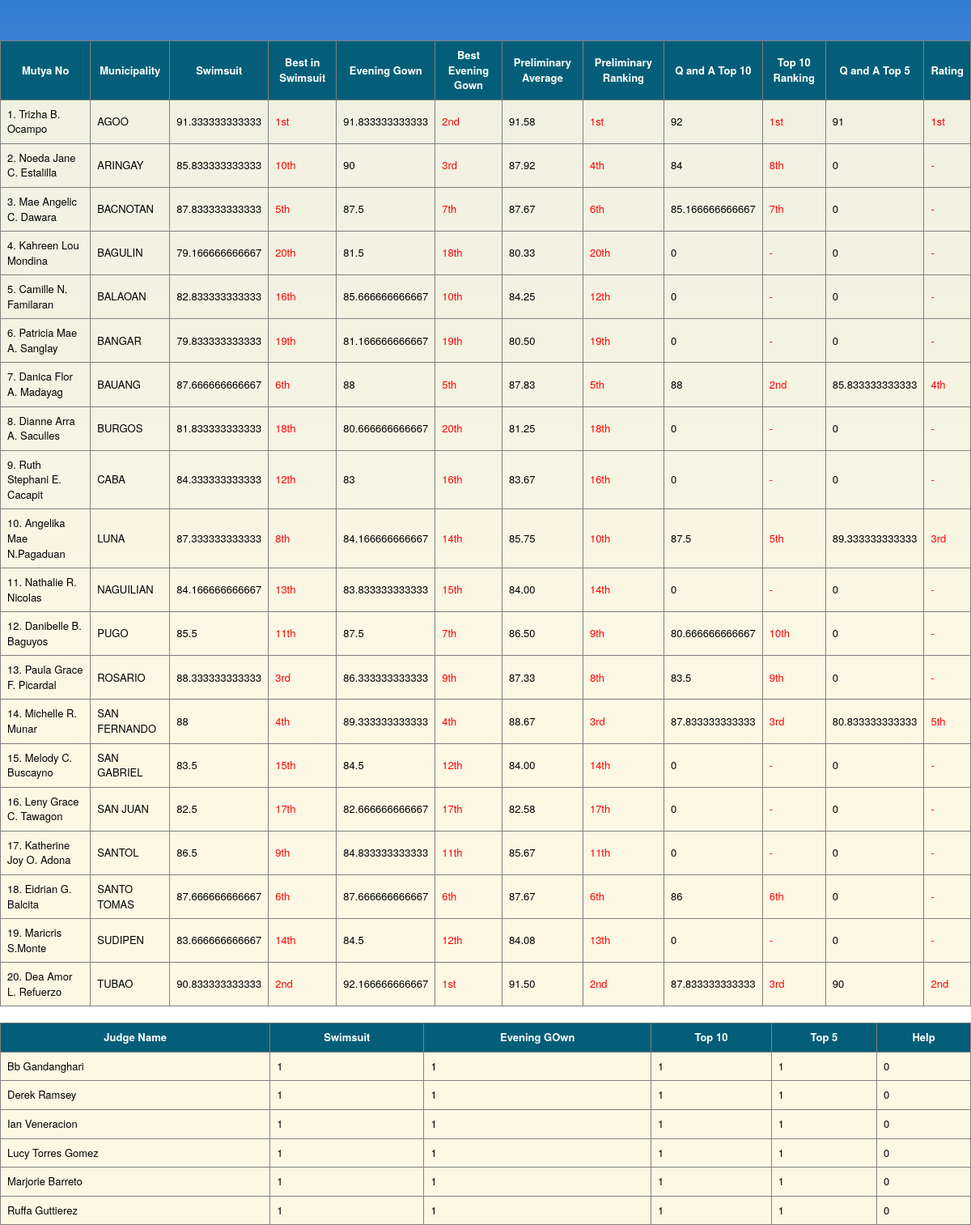
/tally.php, run on the app's committed database.
### tables this page shows
CREATE TABLE `tblcandidate` (
  `pk_number` int(11) NOT NULL,
  `name` varchar(45) NOT NULL,
  `municipality` varchar(45) NOT NULL,
  `age` int(11) NOT NULL,
  `stat` varchar(45) NOT NULL,
  `prof_image` varchar(45) DEFAULT NULL,
  `nick` varchar(45) DEFAULT NULL,
  PRIMARY KEY (`pk_number`)
);

CREATE TABLE `tbljudge` (
  `pk_username` varchar(45) NOT NULL,
  `name` varchar(45) NOT NULL,
  `password` varchar(45) NOT NULL,
  `help` int(11) DEFAULT '0',
  PRIMARY KEY (`pk_username`),
  UNIQUE KEY `username_UNIQUE` (`name`)
);

### tally.php (the view, shortened to what this page needs)
<!DOCTYPE html>
<html lang="en">
  <head>
    <link href="css/bootstrap.min.css" rel="stylesheet" />
    <link href="css/index.css" rel="stylesheet" type="text/css" />
    <link href="css/ie10-viewport-bug-workaround.css" rel="stylesheet" />
    <link href="css/dashboard.css" rel="stylesheet" />
<?php
	  global $DB_HOST, $DB_USER,$DB_PASS, $BD_TABLE;
    $con=mysqli_connect($DB_HOST,$DB_USER,$DB_PASS,$BD_TABLE);
?>
  </head>
	<body>
			<div class="test">
			<table border="1" width="100%">
				<tr>
					<th>Mutya No 				</th>
					<th> Municipality 			</th>
					<th> Swimsuit 				</th>
					<th> Best in Swimsuit 		</th>
					<th> Evening Gown 			</th>
					<th> Best Evening Gown 		</th>
					<th> Preliminary Average 	</th>
					<th> Preliminary Ranking 	</th>
					<th> Q and A Top 10 		</th>
					<th> Top 10 Ranking 		</th>
					<th> Q and A Top 5 			</th>
					<th> Rating </th>
				</tr>
				<?php
					$sql="SELECT sum(score)as score,sum(score)as average,pk_number FROM tblscore JOIN tblcandidate on tblscore.fk_tblcandidate_pknumber = tblcandidate.pk_number
						wHERE  fk_category_pkcategory = 'Swimsuit'
						group by pk_number ORDER BY average DESC";
					$rankswimsuit=makeArrayRank($sql);
					$sql="SELECT sum(score)as score,sum(score)as average,pk_number FROM tblscore JOIN tblcandidate on tblscore.fk_tblcandidate_pknumber = tblcandidate.pk_number
						wHERE  fk_category_pkcategory = 'Evening Gown'
						group by pk_number ORDER BY average DESC";
					$rankGown=makeArrayRank($sql);
					$sql="SELECT sum(score)as score,sum(score)as average,pk_number FROM tblscore JOIN tblcandidate on tblscore.fk_tblcandidate_pknumber = tblcandidate.pk_number
						wHERE (fk_category_pkcategory = 'Casual Interview'  OR fk_category_pkcategory = 'Swimsuit' OR fk_category_pkcategory = 'Evening Gown')
						group by pk_number ORDER BY average DESC";
					$rankPrelim=makeArrayRank($sql);
					$sql="SELECT sum(score)as score,sum(score)as average,pk_number FROM tblscore JOIN tblcandidate on tblscore.fk_tblcandidate_pknumber = tblcandidate.pk_number
						wHERE fk_category_pkcategory = 'Casual Interview Semi'
						group by pk_number ORDER BY average DESC";
					$rankTop10=makeArrayRank($sql);
					$sql="SELECT sum(score)as score,sum(score)as average,pk_number FROM tblscore JOIN tblcandidate on tblscore.fk_tblcandidate_pknumber = tblcandidate.pk_number
						wHERE fk_category_pkcategory = 'Casual Interview Final'
						group by pk_number ORDER BY average DESC";
					$rankTop5=makeArrayRank($sql);
					$sql="select * from tblcandidate";
					$result=mysqli_query($con,$sql);
					while ($resultset = mysqli_fetch_array($result))
					{
						$swimsuit=swimsuitCategory($resultset['pk_number']);
						$eveningGown=eveningGownCategory($resultset['pk_number']);
						$top10=top10($resultset['pk_number']);
						$top5=top5($resultset['pk_number']);
			if (isset($rankTop10[$resultset['pk_number']]))
						{
							$rank1andatop10=ordinal($rankTop10[$resultset['pk_number']]);
						}
					else
					{
						$rank1andatop10=" - ";
					}
				if (isset($rankTop5[$resultset['pk_number']]))
						{
							$rank1andatop5=ordinal($rankTop5[$resultset['pk_number']]);
						}
					else
					{
						$rank1andatop5=" - ";
					}
				if (isset($rankswimsuit[$resultset['pk_number']]))
						{
							$rankswimsuits=ordinal($rankswimsuit[$resultset['pk_number']]);
						}
					else
					{
						$rankswimsuits=" - ";
					}
				if (isset($rankGown[$resultset['pk_number']]))
						{
							$rankgowns=ordinal($rankGown[$resultset['pk_number']]);
						}
					else
					{
						$rankgowns=" - ";
					}
				if (isset($rankPrelim[$resultset['pk_number']]))
						{
							$rankprelims=ordinal($rankPrelim[$resultset['pk_number']]);
						}
					else
					{
						$rankprelims=" - ";
					}
						echo "
								<tr>
									<td>".$resultset['pk_number'].". ".$resultset['name']."
									</td>
									<td>".$resultset['municipality']."
									</td>
									<td>".($swimsuit/6)."
									</td>
									<td>
									<font color='red'>".$rankswimsuits."</font>
									</td>
									<td>".($eveningGown/6)."
									</td>
									<td>
									<font color='red'>".$rankgowns."</font>
									</td>
									<td>".number_format((($eveningGown+$swimsuit)/2)/6,2)."
									</td>
									<td>
										<font color='red'>".$rankprelims."</font>
									</td>
									<td>".($top10/6)."
									</td>
									<td>
										<font color='red'>".$rank1andatop10."</font>
									</td>
									<td>".($top5/6)."
									</td>
									<td>
										<font color='red'>".$rank1andatop5."</font>
									</td>
								</tr>
						";
					}
				?>
				</table>
				<br>
				<table border="1" width="100%">
				<tr>
					<th>
					Judge Name
					</th>
					<th>
					Swimsuit
					</th>
					<th>
					Evening GOwn
					</th>
					<th>
					Top 10
					</th>
					<th>
					Top 5
					</th>
					<th>
					Help
					</th>
				</tr>
				<?php
						$sql="SELECT * FROM tbljudge";
						$result=mysqli_query($con,$sql);
						while ($resultset=mysqli_fetch_array($result))
						{
							echo "
									<tr>
									<td>
										".$resultset['name']."
									</td>
									<td>
										".getJudgeScore($resultset['pk_username'],'Swimsuit')."
									</td>
									<td>
										".getJudgeScore($resultset['pk_username'],'Evening Gown')."
									</td>
									<td>
										".getJudgeScore($resultset['pk_username'],'Casual Interview Semi')."
									</td>
									<td>
										".getJudgeScore($resultset['pk_username'],'Casual Interview Final')."
									</td>
									<td>
										".helpMe($resultset['pk_username'])."
									</td>
									</tr>
							";
						}
				?>
				</table>
</div>
	</body>
	<?php
		function swimsuitCategory($candidateNo)
		{
			global $DB_HOST, $DB_USER,$DB_PASS, $BD_TABLE,$con;
			$con=mysqli_connect($DB_HOST,$DB_USER,$DB_PASS,$BD_TABLE);
			$sql="SELECT sum(score) as score FROM tblscore WHERE fk_category_pkcategory = 'Swimsuit' AND fk_tblcandidate_pknumber = ".$candidateNo." ";
			$result=mysqli_query($con,$sql);
			if($result)
			{
				$recordResult = mysqli_fetch_row($result);
				return $recordResult[0];
			}
			else
			{
				return "-";
			}
		}
		function eveningGownCategory($candidateNo)
		{
			global $DB_HOST, $DB_USER,$DB_PASS, $BD_TABLE,$con;
			$con=mysqli_connect($DB_HOST,$DB_USER,$DB_PASS,$BD_TABLE);
			$sql="SELECT sum(score) as score FROM tblscore WHERE fk_category_pkcategory = 'Evening Gown' AND fk_tblcandidate_pknumber = ".$candidateNo." ";
			$result=mysqli_query($con,$sql);
			if($result)
			{
				$recordResult = mysqli_fetch_row($result);
				return $recordResult[0];
			}
			else
			{
				return "-";
			}
		}
		function top10($candidateNo)
		{
			global $DB_HOST, $DB_USER,$DB_PASS, $BD_TABLE,$con;
			$con=mysqli_connect($DB_HOST,$DB_USER,$DB_PASS,$BD_TABLE);
			$sql="SELECT sum(score) as score FROM tblscore WHERE fk_category_pkcategory = 'Casual Interview Semi' AND fk_tblcandidate_pknumber = ".$candidateNo." ";
			$result=mysqli_query($con,$sql);
			if($result)
			{
				$recordResult = mysqli_fetch_row($result);
				return $recordResult[0];
			}
			else
			{
				return "-";
			}
		}
		function top5($candidateNo)
		{
			global $DB_HOST, $DB_USER,$DB_PASS, $BD_TABLE,$con;
			$con=mysqli_connect($DB_HOST,$DB_USER,$DB_PASS,$BD_TABLE);
			$sql="SELECT sum(score) as score FROM tblscore WHERE fk_category_pkcategory = 'Casual Interview Final' AND fk_tblcandidate_pknumber = ".$candidateNo." ";
			$result=mysqli_query($con,$sql);
			if($result)
			{
				$recordResult = mysqli_fetch_row($result);
				return $recordResult[0];
			}
			else
			{
				return "-";
			}
		}
		function makeArrayRank($sql)
		{
	  		global $DB_HOST, $DB_USER,$DB_PASS, $BD_TABLE,$con;
    		$conection=mysqli_connect($DB_HOST,$DB_USER,$DB_PASS,$BD_TABLE);
				$result=mysqli_query($conection,$sql);
				$counterA=1;
				while($resultSet=mysqli_fetch_array($result))
				{
						if ($counterA==1)
						{
								$holdme=$resultSet['pk_number'];
								$rank[$resultSet['pk_number']]=1;
						}
						else
						{
								if ($rankHolder==$resultSet['score'])
								{
										$rank[$resultSet['pk_number']]=$rank[$holdme];
										$holdme=$resultSet['pk_number'];
								}
								else
								{
										$rank[$resultSet['pk_number']]=$counterA;
										$holdme=$resultSet['pk_number'];
								}
						}
						$counterA++;
						$rankHolder=$resultSet['score'];
				}
				return $rank;
		}
		function ordinal($number) {
    $ends = array('th','st','nd','rd','th','th','th','th','th','th');
    if ((($number % 100) >= 11) && (($number%100) <= 13))
        return $number. 'th';
    else
        return $number. $ends[$number % 10];
}
		function getJudgeScore($judgename,$category)
		{
	  		global $DB_HOST, $DB_USER,$DB_PASS, $BD_TABLE,$con;
    		$conection=mysqli_connect($DB_HOST,$DB_USER,$DB_PASS,$BD_TABLE);
			$sql="SELECT count(*) as scoredCount FROM tblscore WHERE fk_tbljudge_pkname = '".$judgename."' AND fk_category_pkcategory = '".$category."' ";
			$result=mysqli_query($conection,$sql);
			while ($resultset=mysqli_fetch_array($result)  )
			{
				switch ($category)
				{
					case 'Swimsuit';
					if ($resultset['scoredCount']==20)
					{
						return '1';
					}
					else
					{
						return '0';
					}
					break;
					case 'Evening Gown';
					if ($resultset['scoredCount']==20)
					{
						return '1';
					}
					else
					{
						return '0';
					}
					break;
					case 'Casual Interview Semi';
					if ($resultset['scoredCount']==10)
					{
						return '1';
					}
					else
					{
						return '0';
					}
					break;
					case 'Casual Interview Final';
					if ($resultset['scoredCount']==5)
					{
						return '1';
					}
					else
					{
						return '0';
					}
					break;
				}
			}
		}
		function helpMe($judgename)
		{
	  		global $DB_HOST, $DB_USER,$DB_PASS, $BD_TABLE,$con;
    		$conection=mysqli_connect($DB_HOST,$DB_USER,$DB_PASS,$BD_TABLE);
			$sql="SELECT help FROM tbljudge WHERE pk_username = '".$judgename."' ";
			$result=mysqli_query($conection,$sql);
			while ($resultset=mysqli_fetch_array($result))
			{
				if ($resultset['help']==1)
				{
					return 1;
				}
				else
				{
					return 0;
				}
			}
		}
	?>

### css/index.css (style rules this page uses)
body { background:url('../images/bg2.jpg') repeat-x; }
table { background-color:rgba(252, 248, 227, 0.94); }

### css/dashboard.css (style rules this page uses)
body { padding-top: 50px; }

### tally.php (style rules this page uses)
.test table { max-width:100%; }
.test th { text-align: center; padding: 8px 8px; background-color: #045E79; color: #fff; font-size: 13px }
.test td { padding: 8px 8px; color: #000; font-size: 13px }

### data on the page
tblcandidate: pk_number "1", name "Trizha B. Ocampo", municipality "AGOO", swimsuit "91.333333333333", pk_number "1st", eveningGown "91.833333333333", pk_number "2nd", swimsuit "91.58", top10 "92", top5 "91"
tblcandidate: pk_number "2", name "Noeda Jane C. Estalilla", municipality "ARINGAY", swimsuit "85.833333333333", pk_number "10th", eveningGown "90", pk_number "3rd", swimsuit "87.92", pk_number "4th", top10 "84", pk_number "8th", top5 "0", pk_number "-"
tblcandidate: pk_number "3", name "Mae Angelic C. Dawara", municipality "BACNOTAN", swimsuit "87.833333333333", pk_number "5th", eveningGown "87.5", pk_number "7th", swimsuit "87.67", pk_number "6th", top10 "85.166666666667", top5 "0", pk_number "-"
tblcandidate: pk_number "4", name "Kahreen Lou Mondina", municipality "BAGULIN", swimsuit "79.166666666667", pk_number "20th", eveningGown "81.5", pk_number "18th", swimsuit "80.33", top10 "0", pk_number "-", top5 "0"
tblcandidate: pk_number "5", name "Camille N. Familaran", municipality "BALAOAN", swimsuit "82.833333333333", pk_number "16th", eveningGown "85.666666666667", pk_number "10th", swimsuit "84.25", pk_number "12th", top10 "0", pk_number "-", top5 "0"
tblcandidate: pk_number "6", name "Patricia Mae A. Sanglay", municipality "BANGAR", swimsuit "79.833333333333", pk_number "19th", eveningGown "81.166666666667", swimsuit "80.50", top10 "0", pk_number "-", top5 "0"
tblcandidate: pk_number "7", name "Danica Flor A. Madayag", municipality "BAUANG", swimsuit "87.666666666667", pk_number "6th", eveningGown "88", pk_number "5th", swimsuit "87.83", top10 "88", pk_number "2nd", top5 "85.833333333333", pk_number "4th"
tblcandidate: pk_number "8", name "Dianne Arra A. Saculles", municipality "BURGOS", swimsuit "81.833333333333", pk_number "18th", eveningGown "80.666666666667", pk_number "20th", swimsuit "81.25", top10 "0", pk_number "-", top5 "0"
tblcandidate: pk_number "9", name "Ruth Stephani E. Cacapit", municipality "CABA", swimsuit "84.333333333333", pk_number "12th", eveningGown "83", pk_number "16th", swimsuit "83.67", top10 "0", pk_number "-", top5 "0"
tblcandidate: pk_number "10", name "Angelika Mae N.Pagaduan", municipality "LUNA", swimsuit "87.333333333333", pk_number "8th", eveningGown "84.166666666667", pk_number "14th", swimsuit "85.75", pk_number "10th", top10 "87.5", pk_number "5th", top5 "89.333333333333", pk_number "3rd"
tblcandidate: pk_number "11", name "Nathalie R. Nicolas", municipality "NAGUILIAN", swimsuit "84.166666666667", pk_number "13th", eveningGown "83.833333333333", pk_number "15th", swimsuit "84.00", pk_number "14th", top10 "0", pk_number "-", top5 "0"
tblcandidate: pk_number "12", name "Danibelle B. Baguyos", municipality "PUGO", swimsuit "85.5", pk_number "11th", eveningGown "87.5", pk_number "7th", swimsuit "86.50", pk_number "9th", top10 "80.666666666667", pk_number "10th", top5 "0", pk_number "-"
tblcandidate: pk_number "13", name "Paula Grace F. Picardal", municipality "ROSARIO", swimsuit "88.333333333333", pk_number "3rd", eveningGown "86.333333333333", pk_number "9th", swimsuit "87.33", pk_number "8th", top10 "83.5", top5 "0", pk_number "-"
tblcandidate: pk_number "14", name "Michelle R. Munar", municipality "SAN FERNANDO", swimsuit "88", pk_number "4th", eveningGown "89.333333333333", swimsuit "88.67", pk_number "3rd", top10 "87.833333333333", top5 "80.833333333333", pk_number "5th"
tblcandidate: pk_number "15", name "Melody C. Buscayno", municipality "SAN GABRIEL", swimsuit "83.5", pk_number "15th", eveningGown "84.5", pk_number "12th", swimsuit "84.00", pk_number "14th", top10 "0", pk_number "-", top5 "0"
tblcandidate: pk_number "16", name "Leny Grace C. Tawagon", municipality "SAN JUAN", swimsuit "82.5", pk_number "17th", eveningGown "82.666666666667", swimsuit "82.58", top10 "0", pk_number "-", top5 "0"
tblcandidate: pk_number "17", name "Katherine Joy O. Adona", municipality "SANTOL", swimsuit "86.5", pk_number "9th", eveningGown "84.833333333333", pk_number "11th", swimsuit "85.67", top10 "0", pk_number "-", top5 "0"
tblcandidate: pk_number "18", name "Eidrian G. Balcita", municipality "SANTO TOMAS", swimsuit "87.666666666667", pk_number "6th", eveningGown "87.666666666667", swimsuit "87.67", top10 "86", top5 "0", pk_number "-"
tblcandidate: pk_number "19", name "Maricris S.Monte", municipality "SUDIPEN", swimsuit "83.666666666667", pk_number "14th", eveningGown "84.5", pk_number "12th", swimsuit "84.08", pk_number "13th", top10 "0", pk_number "-", top5 "0"
tblcandidate: pk_number "20", name "Dea Amor L. Refuerzo", municipality "TUBAO", swimsuit "90.833333333333", pk_number "2nd", eveningGown "92.166666666667", pk_number "1st", swimsuit "91.50", top10 "87.833333333333", pk_number "3rd", top5 "90"
tbljudge: name "Bb Gandanghari", pk_username "1", helpMe($resultset['pk_username']) "0"
tbljudge: name "Derek Ramsey", pk_username "1", helpMe($resultset['pk_username']) "0"
tbljudge: name "Ian Veneracion", pk_username "1", helpMe($resultset['pk_username']) "0"
tbljudge: name "Lucy Torres Gomez", pk_username "1", helpMe($resultset['pk_username']) "0"
tbljudge: name "Marjorie Barreto", pk_username "1", helpMe($resultset['pk_username']) "0"
tbljudge: name "Ruffa Guttierez", pk_username "1", helpMe($resultset['pk_username']) "0"
